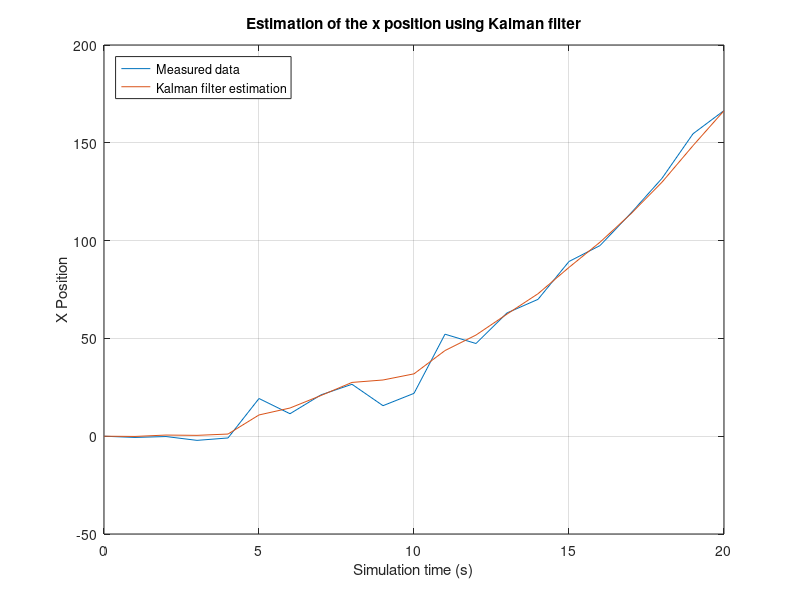
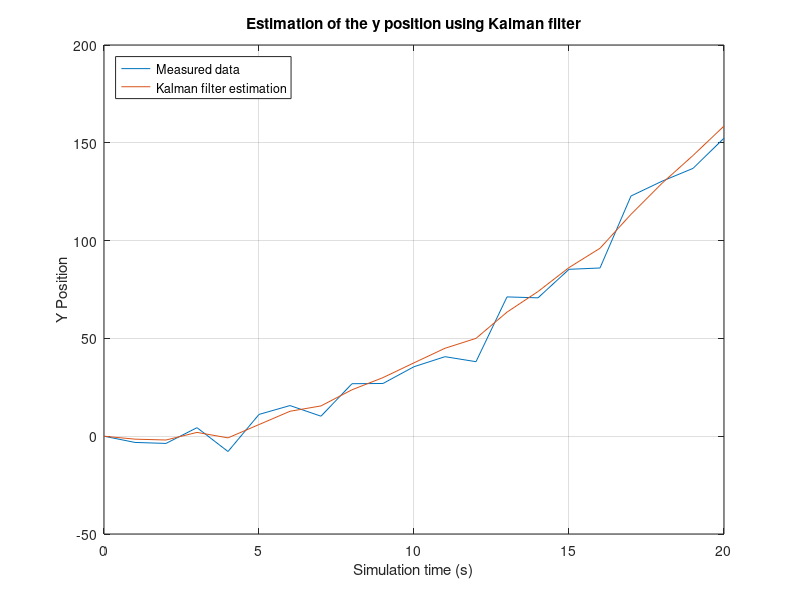
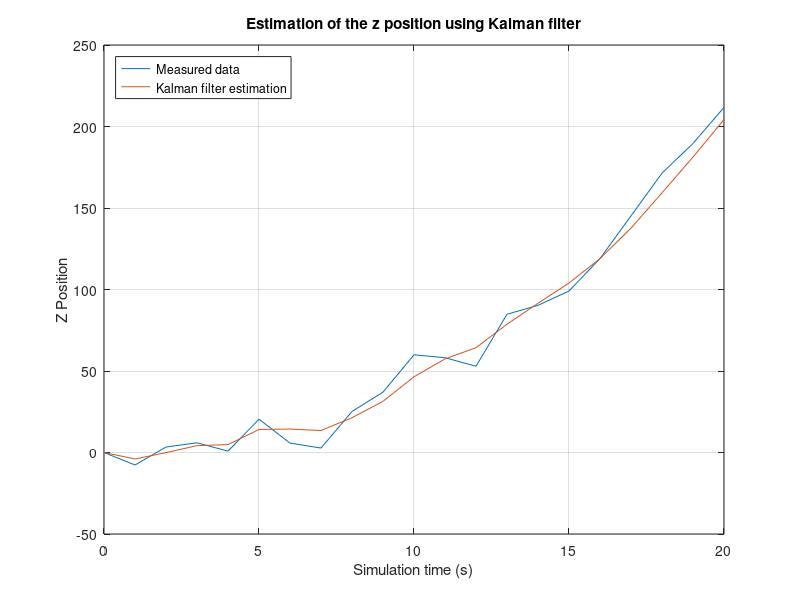
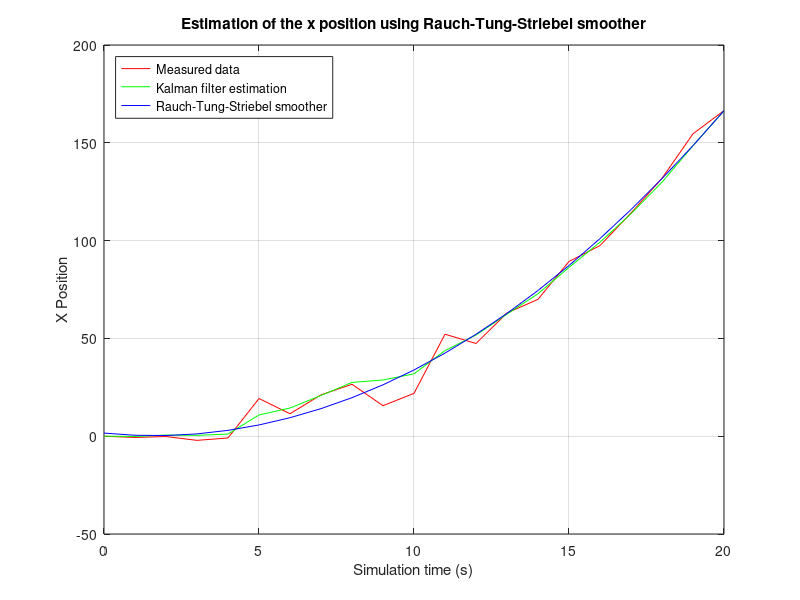

These charts were generated, in order, by the following MATLAB code:
clc;
close all;

%% Read the measured data
y = [zeros(3, 1), dlmread('ydata.txt')'];  % To produce 3x(N+1) measurement matrix
N = size(y, 2) - 1;                        % The total number of measurements

%% Parameters given by the problem
M = 0.01;
dt = 1;
TimeSteps = dt * (0 : N);
u = [0.01   0.01    0.01]';
P0 = diag([50, 50, 50, 10, 10, 10]);
Rv = 1e-5 * eye(3);
Rw = 50 * eye(3);
x0 = [0 0 0 0 0 0]';

%% Parameters calculated in the previous sections
A = [   eye(3),         dt * eye(3)
        zeros(3, 3),    eye(3)      ];

B = [   (dt ^ 2)/(2 * M) * eye(3) 
        dt / M * eye(3)             ];

C = [   eye(3)          zeros(3, 3) ];

%% Determine if to print step-by-step results
PrintAll = input('Print all the expected states and error covariances? Y/N [Y]: ', 's');
if isempty(PrintAll)
    PrintAll = 'Y';
end
PrintAll = upper(PrintAll);

%% Part (c) Estimation using Kalman filter

fprintf('Starintg Kalman filtering...\n');

% State parameters initialization
x = zeros(6, N + 1);
x(:, 1) = x0;
P = zeros(6, 6, N + 1);
P(:, :, 1) = P0;
x_hat = zeros(6, N + 1);
x_hat(:, 1) = x0;
P_hat = zeros(6, 6, N + 1);
P_hat(:, :, 1) = P0;

% Print initial values
if PrintAll == 'Y'
    fprintf('Initial value is:\n');
    disp(x(:, 1)');
    fprintf('Initial error covariance is:\n');
    disp(squeeze(P(:, :, 1)));
end

% Kalman filter loop (Ref. AM 2008 p. 215)
for k = 1 : N

    % Predict the future state
    x_hat(:, k + 1) = A * x(:, k) + B * u;
    P_hat(:, :, k + 1) = A * squeeze(P(:, :, k)) * A' + B * Rv * B';

    % Calculate the Kalman gain
    L = squeeze(P_hat(:, :, k + 1)) * C' / (Rw + C * squeeze(P_hat(:, :, k + 1)) * C');

    % Correct the state estimation using the measurements
    y_residual = y(:, k + 1) - C * x_hat(:, k + 1);
    x(:, k + 1) = x_hat(:, k + 1) + L * y_residual;
    P(:, :, k + 1) = (eye(6) - L * C) * squeeze(P_hat(:, :, k + 1));
 
    % Print current expected value and error covariance
    if PrintAll == 'Y'
        fprintf('Steady-state expected value of the point %d is:\n', k);
        disp(x(:, k + 1)');
        fprintf('Steady-state error covariance of the point %d is:\n', k);
        disp(squeeze(P(:, :, k + 1)));
    end
end

% Print the last expected state and covariance
fprintf('Steady-state expected value of the last point is:\n');
disp(x(:, N + 1)');
fprintf('Steady-state error covariance of the last point is:\n');
disp(squeeze(P(:, :, N + 1)));

% Plot the results
figure; clf;
plot(TimeSteps, y(1, :), TimeSteps, x(1, :));
title('Estimation of the x position using Kalman filter');
xlabel('Simulation time (s)');
ylabel('X Position');
grid on
legend('Measured data', 'Kalman filter estimation', 'Location', 'northwest');

figure; clf;
plot(TimeSteps, y(2, :), TimeSteps, x(2, :));
title('Estimation of the y position using Kalman filter');
xlabel('Simulation time (s)');
ylabel('Y Position');
grid on
legend('Measured data', 'Kalman filter estimation', 'Location', 'northwest');

figure; clf;
plot(TimeSteps, y(3, :), TimeSteps, x(3, :));
title('Estimation of the z position using Kalman filter');
xlabel('Simulation time (s)');
ylabel('Z Position');
grid on
legend('Measured data', 'Kalman filter estimation', 'Location', 'northwest');

%% Part (d) Estimation using Kalman filter with Rauch-Tung-Striebel (RTS) smoother

fprintf('\n--------------------------------------------------\n');
fprintf('Starting the Rauch-Tung-Striebel (RTS) smoother...\n');

% Initialization
x_rts = zeros(6, N + 1);
x_rts(:, N + 1) = x(:, N + 1);
P_rts = squeeze(P(:, :, N + 1));

% Backward loop (Ref. https://en.wikipedia.org/wiki/Kalman_filter#Rauch.E2.80.93Tung.E2.80.93Striebel)
for k = N : -1 : 1
    Ck = squeeze(P(:, :, k)) * A' / squeeze(P_hat(:, :, k + 1));
    x_rts(:, k) = x(:, k) + Ck * (x_rts(:, k + 1) - x_hat(:, k + 1));
    P_rts = squeeze(P(:, :, k)) + Ck * ...
        (P_rts - squeeze(P_hat(:, :, k + 1))) * Ck';

    % Print current expected value and error covariance
    if PrintAll == 'Y'
        fprintf('Steady-state expected value of the point %d is:\n', k);
        disp(x_rts(:, k)');
        fprintf('Steady-state error covariance of the point %d is:\n', k);
        disp(P_rts)
    end
end

% Print the last expected state and covariance
fprintf('Steady-state expected value of the first point is:\n');
disp(x_rts(:, 1)');
fprintf('Steady-state error covariance of the first point is:\n');
disp(P_rts);

% Plot the results
figure; clf;
plot(TimeSteps, y(1, :), 'r', TimeSteps, x(1, :), 'g', TimeSteps, x_rts(1, :), 'b');
title('Estimation of the x position using Rauch-Tung-Striebel smoother');
xlabel('Simulation time (s)');
ylabel('X Position');
grid on
legend('Measured data', 'Kalman filter estimation', ...
    'Rauch-Tung-Striebel smoother', 'Location', 'northwest');

figure; clf;
plot(TimeSteps, y(2, :), 'r', TimeSteps, x(2, :), 'g', TimeSteps, x_rts(2, :), 'b');
title('Estimation of the y position using Rauch-Tung-Striebel smoother');
xlabel('Simulation time (s)');
ylabel('Y Position');
grid on
legend('Measured data', 'Kalman filter estimation', ...
    'Rauch-Tung-Striebel smoother', 'Location', 'northwest');

figure; clf;
plot(TimeSteps, y(3, :), 'r', TimeSteps, x(3, :), 'g', TimeSteps, x_rts(3, :), 'b');
title('Estimation of the z position using Rauch-Tung-Striebel smoother');
xlabel('Simulation time (s)');
ylabel('Z Position');
grid on
legend('Measured data', 'Kalman filter estimation', ...
    'Rauch-Tung-Striebel smoother', 'Location', 'northwest');
